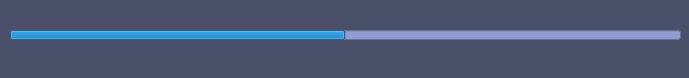
<?xml version="1.0" encoding="UTF-8"?>
<ui version="4.0">
 <class>Dialog</class>
 <widget class="QDialog" name="Dialog">
  <property name="geometry">
   <rect>
    <x>0</x>
    <y>0</y>
    <width>689</width>
    <height>78</height>
   </rect>
  </property>
  <property name="windowTitle">
   <string>Dialog</string>
  </property>
  <property name="styleSheet">
   <string notr="true">background-color: rgb(74, 80, 106);</string>
  </property>
  <widget class="QProgressBar" name="progressBar">
   <property name="enabled">
    <bool>true</bool>
   </property>
   <property name="geometry">
    <rect>
     <x>10</x>
     <y>30</y>
     <width>671</width>
     <height>10</height>
    </rect>
   </property>
   <property name="styleSheet">
    <string notr="true">background-color: rgb(144, 156, 206);</string>
   </property>
   <property name="value">
    <number>50</number>
   </property>
   <property name="textVisible">
    <bool>false</bool>
   </property>
   <property name="format">
    <string/>
   </property>
  </widget>
 </widget>
 <resources/>
 <connections/>
</ui>
